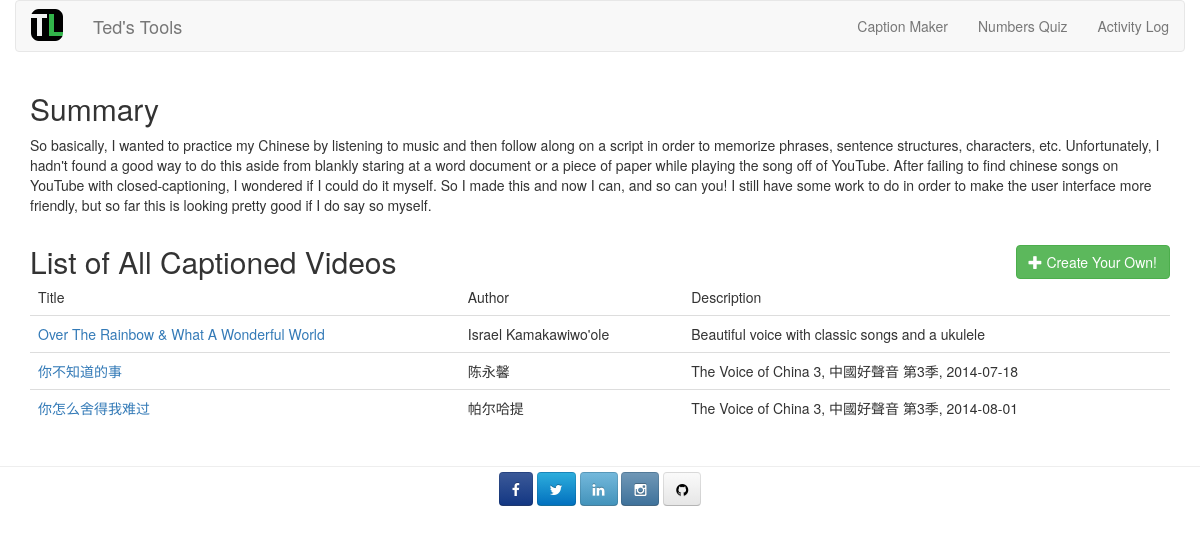
Page /caption_maker/media_list on the earlier database version.
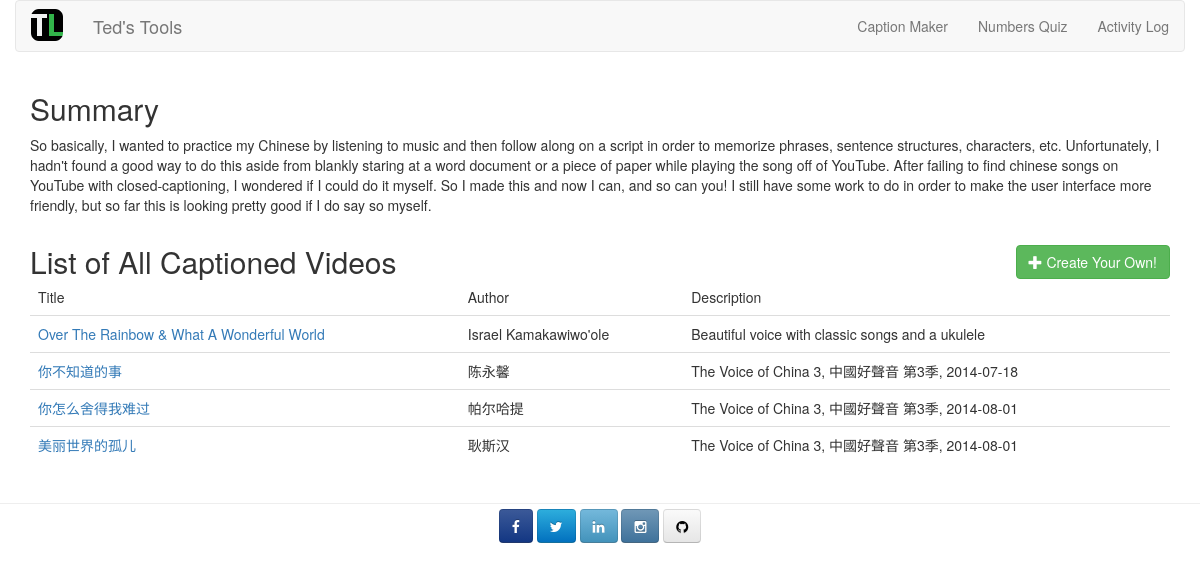
Same page on the later database version.
### caption_maker/models.py (models this page shows, shortened)
class Media(models.Model):
    media_type = models.CharField(max_length = 8)
    reference_id = models.CharField(max_length = 32)
    title = models.CharField(max_length=255)
    author = models.CharField(null=True, max_length=32)
    description = models.TextField(null=True)
    start_time = models.DecimalField(null=True, max_digits=6, decimal_places=1)
    end_time = models.DecimalField(null=True, max_digits=6, decimal_places=1)
    is_active = models.BooleanField(default=True)
    created_at = models.DateTimeField(auto_now_add=True)
    class Meta:
        ordering = ['title',]

### caption_maker/views.py (the view)
def media_list(request):
    media_list = Media.objects.all()
    context = {
        'media_list': media_list
    }
    return render(request, 'caption_maker/media_list.html', context)

### caption_maker/templates/caption_maker/media_list.html (shortened to what this page needs)
{% extends "base.html" %}
{% load static %}
{% block css %}
<link rel="stylesheet" type="text/css" href="{% static 'caption_maker/css/media_list.css' %}">
{% endblock %}
{% block content %}
<h2>Summary</h2>
<p>
  So basically, I wanted to practice my Chinese by listening to music and then follow along on a
  script in order to memorize phrases, sentence structures, characters, etc.  Unfortunately, I hadn't
  found a good way to do this aside from blankly staring at a word document or a piece of paper while
  playing the song off of YouTube.  After failing to find chinese songs on YouTube with closed-captioning,
  I wondered if I could do it myself.  So I made this and now I can, and so can you!  I still have some
  work to do in order to make the user interface more friendly, but so far this is looking pretty good
  if I do say so myself.
</p>
<br/>
<div class="media-list-header">
  <h2>List of All Captioned Videos</h2>
  <a href="{% url 'caption_maker:create_new' %}">
    <button type="button" id="captions-add" class="btn btn-success">
      <span class="glyphicon glyphicon-plus" aria-hidden="true"></span> Create Your Own!
    </button>
  </a>
</div>
<table class="table">
  <thead>
    <tr>
      <td>Title</td>
      <td>Author</td>
      <td>Description</td>
    </tr>
  </thead>
  <tbody>
    {% for media in media_list %}
    <tr>
      <td>
        <a href="{% url 'caption_maker:media_detail' media_pk=media.pk %}">
          {{ media.title }}
        </a>
      </td>
      <td>
        {{ media.author }}
      </td>
      <td>
        {{ media.description }}
      </td>
    </tr>
    {% endfor %}
  </tbody>
</table>
{% endblock %}

### templates/base.html (shortened to what this page needs)
{% load staticfiles %}
<!DOCTYPE html>
<html lang="en">
<head>
  <link href="{% static 'css/bootstrap.min.css' %}" rel="stylesheet">
  <link href="{% static 'css/social-buttons.css' %}" rel="stylesheet">
  <link href="{% static 'css/font-awesome.min.css' %}" rel="stylesheet">
  <link href="{% static 'css/bootstrap-custom.css' %}" rel="stylesheet">
  <link href="{% static 'css/base.css' %}" rel="stylesheet">
  {% block css %}{% endblock %}
</head>
<body>
  <div class="container-fluid">
    <nav class="navbar navbar-default">
      <div class="navbar-header">
        <a class="navbar-brand" href="{% url 'views.home' %}">
          <img alt="Brand" src="{% static 'img/tl_favicon.png' %}">
        </a>
        <a class="navbar-brand" href="{% url 'views.home' %}">Ted's Tools</a>
      </div>
      <div id="navbar" class="navbar-collapse collapse">
        <ul class="nav navbar-nav navbar-right">
          <li><a href="{% url 'caption_maker:media_list' %}">Caption Maker</a></li>
          <li><a href="{% url 'views.numbers_quiz' %}">Numbers Quiz</a></li>
          <li><a href="{% url 'activity_log:home' %}">Activity Log</a></li>
        </ul>
      </div>
    </nav>
  </div>
  <br/>
  <div class="container">
    {% block content %}{% endblock %}
  </div>
  <footer class="text-center">
    <hr/>
    <div class="row footer">
      <div class="col-sm-3">
      </div>
      <div class="col-sm-6">
        <div class="footer-block">
          <a href="https://www.facebook.com/ted.lano" class="btn btn-facebook" target="_blank"><i class="fa fa-facebook"></i></a>
          <a href="https://twitter.com/tlano" class="btn btn-twitter"><i class="fa fa-twitter" target="_blank"></i></a>
          <a href="https://www.linkedin.com/in/theodore-lano-b5a34723" class="btn btn-linkedin" target="_blank"><i class="fa fa-linkedin"></i></a>
          <a href="https://www.instagram.com/tederoo/" class="btn btn-instagram" target="_blank"><i class="fa fa-instagram"></i></a>
          <a href="https://github.com/theodore4889" class="btn btn-github" target="_blank"><i class="fa fa-github"></i></a>
        </div>
      </div>
      <div class="col-sm-3">
      </div>
    </div>
  </footer>
</body>
</html>

### assets/css/social-buttons.css (style rules this page uses)
.btn-facebook { color: #ffffff; text-shadow: 0 -1px 0 rgba(0, 0, 0, 0.25); background-color: #2b4b90; *background-color: #133783; background-image: -moz-linear-gradient(top, #3b5998, #133783); background-image: -webkit-gradient(linear, 0 0, 0 100%, from(#3b5998), to(#133783)); background-image: -webkit-linear-gradient(top, #3b5998, #133783); background-image: -o-linear-gradient(top, #3b5998, #133783); background-image: linear-gradient(to bottom, #3b5998, #133783); background-repeat: repeat-x; border-color: #133783 #133783 #091b40; border-color: rgba(0, 0, 0, 0.1) rgba(0, 0, 0, 0.1) rgba(0, 0, 0, 0.25); filter: progid:DXImageTransform.Microsoft.gradient(startColorstr='#ff3b5998', endColorstr='#ff133783', GradientType=0); filter: progid:DXImageTransform.Microsoft.gradient(enabled=false); }
.btn-twitter { color: #ffffff; text-shadow: 0 -1px 0 rgba(0, 0, 0, 0.25); background-color: #1c95d0; *background-color: #0271bf; background-image: -moz-linear-gradient(top, #2daddc, #0271bf); background-image: -webkit-gradient(linear, 0 0, 0 100%, from(#2daddc), to(#0271bf)); background-image: -webkit-linear-gradient(top, #2daddc, #0271bf); background-image: -o-linear-gradient(top, #2daddc, #0271bf); background-image: linear-gradient(to bottom, #2daddc, #0271bf); background-repeat: repeat-x; border-color: #0271bf #0271bf #014473; border-color: rgba(0, 0, 0, 0.1) rgba(0, 0, 0, 0.1) rgba(0, 0, 0, 0.25); filter: progid:DXImageTransform.Microsoft.gradient(startColorstr='#ff2daddc', endColorstr='#ff0271bf', GradientType=0); filter: progid:DXImageTransform.Microsoft.gradient(enabled=false); }
.btn-github { color: #000000; text-shadow: 0 0.7px 0 rgba(0, 0, 0, 0.1); background-color: #f2f2f2; *background-color: #e6e6e6; background-image: -moz-linear-gradient(top, #fafafa, #e6e6e6); background-image: -webkit-gradient(linear, 0 0, 0 100%, from(#fafafa), to(#e6e6e6)); background-image: -webkit-linear-gradient(top, #fafafa, #e6e6e6); background-image: -o-linear-gradient(top, #fafafa, #e6e6e6); background-image: linear-gradient(to bottom, #fafafa, #e6e6e6); background-repeat: repeat-x; border-color: #e6e6e6 #e6e6e6 #c0c0c0; border-color: rgba(0, 0, 0, 0.1) rgba(0, 0, 0, 0.1) rgba(0, 0, 0, 0.25); filter: progid:DXImageTransform.Microsoft.gradient(startColorstr='#fffafafa', endColorstr='#ffe6e6e6', GradientType=0); filter: progid:DXImageTransform.Microsoft.gradient(enabled=false); }
.btn-linkedin { color: #ffffff; text-shadow: 0 -1px 0 rgba(0, 0, 0, 0.25); background-color: #60a9ce; *background-color: #4393bb; background-image: -moz-linear-gradient(top, #73b8db, #4393bb); background-image: -webkit-gradient(linear, 0 0, 0 100%, from(#73b8db), to(#4393bb)); background-image: -webkit-linear-gradient(top, #73b8db, #4393bb); background-image: -o-linear-gradient(top, #73b8db, #4393bb); background-image: linear-gradient(to bottom, #73b8db, #4393bb); background-repeat: repeat-x; border-color: #4393bb #4393bb #2f6783; border-color: rgba(0, 0, 0, 0.1) rgba(0, 0, 0, 0.1) rgba(0, 0, 0, 0.25); filter: progid:DXImageTransform.Microsoft.gradient(startColorstr='#ff73b8db', endColorstr='#ff4393bb', GradientType=0); filter: progid:DXImageTransform.Microsoft.gradient(enabled=false); }
.btn-instagram { color: #ffffff; text-shadow: 0 -1px 0 rgba(0, 0, 0, 0.25); background-color: #5c88ab; *background-color: #3f729b; background-image: -moz-linear-gradient(top, #6f97b6, #3f729b); background-image: -webkit-gradient(linear, 0 0, 0 100%, from(#6f97b6), to(#3f729b)); background-image: -webkit-linear-gradient(top, #6f97b6, #3f729b); background-image: -o-linear-gradient(top, #6f97b6, #3f729b); background-image: linear-gradient(to bottom, #6f97b6, #3f729b); background-repeat: repeat-x; border-color: #3f729b #3f729b #294a65; border-color: rgba(0, 0, 0, 0.1) rgba(0, 0, 0, 0.1) rgba(0, 0, 0, 0.25); filter: progid:DXImageTransform.Microsoft.gradient(startColorstr='#ff6f97b6', endColorstr='#ff3f729b', GradientType=0); filter: progid:DXImageTransform.Microsoft.gradient(enabled=false); }

### assets/css/base.css (style rules this page uses)
.navbar-brand img { margin-top: -7px; }
.navbar { margin-bottom: 0px; }
footer { width: 100%; position: relative; height: 44px; bottom: 0px; }
.footer-block { margin-top: -15px; }

### caption_maker/static/caption_maker/css/media_list.css (style rules this page uses)
.media-list-header h2, button { display: inline; }
.media-list-header button { float: right; }

Differences in the rows shown:
added Media: title "美丽世界的孤儿", author "耿斯汉", description "The Voice of China 3, 中國好聲音 第3季, 2014-08-01"
